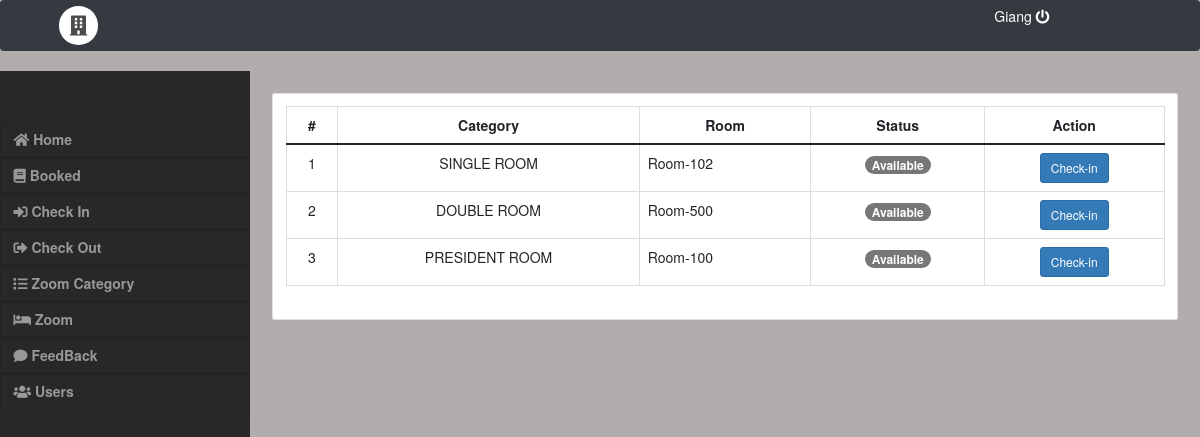
/admin/admin.php?page=check_in, run on the app's committed database.
### tables this page shows
CREATE TABLE `rooms` (
  `id` int(255) NOT NULL,
  `room` varchar(255) NOT NULL,
  `category-id` int(255) NOT NULL,
  `status` tinyint(1) NOT NULL COMMENT '0= available, \r\n1 = Unvailable'
);

### admin/lib_db.php (called while the page is built, shortened)
<?php
global $link;
function select_list($sql){
	return exec_select($sql);
}
function exec_select($sql){
	global $link;
	$ret = isset($ret) ? $ret : array();
	$res = $link->query($sql);
	$err = mysqli_error($link);
	if ($res ){
		while( $row = $res->fetch_array(MYSQLI_ASSOC) )
		{
			$ret[]= $row ;
		}
	}
	return $ret;
}

### admin/check_in.php (the view, shortened to what this page needs)
<?php
    include("lib_db.php");
    $sql = "select * from room_category ";
	$datas = select_list($sql);
    foreach($datas as $data){
        $name[$data["id"]] = $data["name"];
    }
?>
<div class="col-md-12">
    <div class="card">
        <div class="card-body">
            <table class="table table-bordered table-hover">
                <thead>
                    <tr>
                        <th class="text-center">#</th>
                        <th class="text-center">Category</th>
                        <th class="text-center">Room</th>
                        <th class="text-center">Status</th>
                        <th class="text-center">Action</th>
                    </tr>
                </thead>
                <tbody>
                    <?php
									$sql = "select * from rooms ";
									$datas = select_list($sql);
									$i = 1;
									foreach($datas as $data){
                        		?>
                    <tr>
                        <td class="text-center"><?php echo $i++ ?></td>
                        <td class="text-center">
                            <?php echo $name[$data["category-id"]]; ?>
                        </td>
                        <td class="">
                            <?php echo $data['room']; ?>
                        </td>
                        <?php if($data['status'] == 0): ?>
                        <td class="text-center"><span class="badge badge-success">Available</span></td>
                        <?php else: ?>
                        <td class="text-center"><span class="badge badge-default">Unavailable</span></td>
                        <?php endif; ?>
                        <td class="text-center">
                            <button class="btn btn-sm btn-primary check_in" type="button" data-toggle="modal"
                                data-target="#modal_checkin" data-id="<?php echo $data['category-id'] ?>">Check-in</button>
                        </td>
                    </tr>
                    <?php }; ?>
                </tbody>
            </table>
        </div>
    </div>
</div>

### css/admin.css (style rules this page uses)
body { background-color: #b1adad; }

### data on the page
rooms: value "SINGLE ROOM", room "Room-102", status "Available"
rooms: value "DOUBLE ROOM", room "Room-500", status "Available"
rooms: value "PRESIDENT ROOM", room "Room-100", status "Available"
